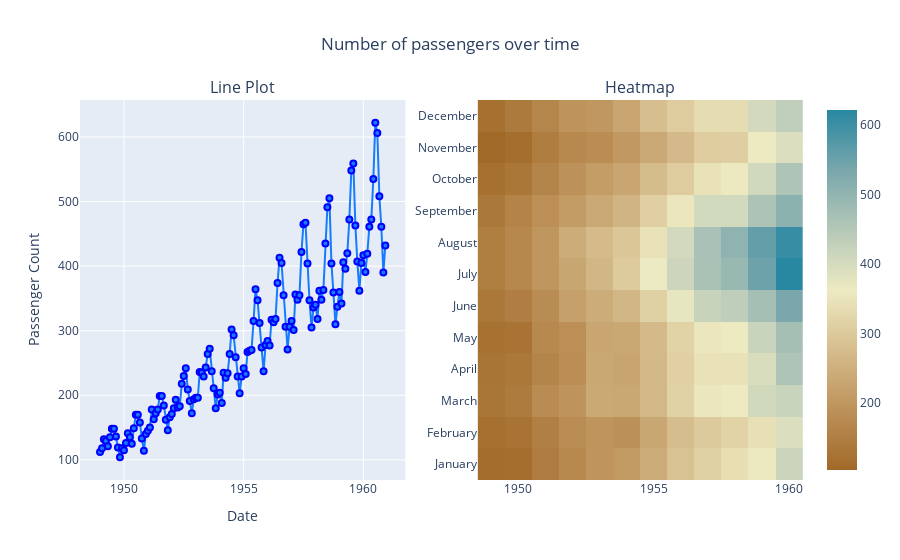

The notebook cell saved with this chart:
### Code cell
trace1 = go.Scatter(x=df['date'], 
                    y=df['passengers'], 
                    mode='lines+markers',
                    name='Airline Passengers',
                    marker=dict(color='rgb(23,123,423)', line=dict(color='blue', width=2))
                    )

trace2 = go.Heatmap(x=df['year'], 
                     y=df['month'], 
                     z=df['passengers'], 
                     colorscale='Earth')

fig = make_subplots(rows=1, cols=2, subplot_titles=['Line Plot', 'Heatmap'])
fig.append_trace(trace1, 1, 1)
fig.append_trace(trace2, 1, 2)
fig['layout'].update(title='Number of passengers over time', title_x=0.5)
fig.update_layout(
    # title='Number of passengers over time',
    # title_x=0.5,  # Position of the title (0.5 means centered)
    xaxis_title='Date',  # X-axis title
    yaxis_title='Passenger Count'  # Y-axis title
)
fig.show()

### Figure 1 — Plotly figure (JSON) as saved in the notebook; plotly's stock layout.template omitted (floating-point values rounded to 4 significant figures; data arrays with more than 128 entries replaced by an {"elided": "..."} marker saying what was removed)
{"data": [{"marker": {"color": "rgb(23,123,423)", "line": {"color": "blue", "width": 2}}, "mode": "lines+markers", "name": "Airline Passengers", "type": "scatter", "x": {"elided": "144 str values"}, "xaxis": "x", "y": {"elided": "144 int values"}, "yaxis": "y"}, {"colorscale": [[0, "rgb(161, 105, 40)"], [0.1667, "rgb(189, 146, 90)"], [0.3333, "rgb(214, 189, 141)"], [0.5, "rgb(237, 234, 194)"], [0.6667, "rgb(181, 200, 184)"], [0.8333, "rgb(121, 167, 172)"], [1, "rgb(40, 135, 161)"]], "type": "heatmap", "x": {"elided": "144 int values"}, "xaxis": "x2", "y": {"elided": "144 str values"}, "yaxis": "y2", "z": {"elided": "144 int values"}}], "layout": {"annotations": [{"font": {"size": 16}, "showarrow": false, "text": "Line Plot", "x": 0.225, "xanchor": "center", "xref": "paper", "y": 1, "yanchor": "bottom", "yref": "paper"}, {"font": {"size": 16}, "showarrow": false, "text": "Heatmap", "x": 0.775, "xanchor": "center", "xref": "paper", "y": 1, "yanchor": "bottom", "yref": "paper"}], "title": {"text": "Number of passengers over time", "x": 0.5}, "xaxis": {"anchor": "y", "domain": [0, 0.45], "title": {"text": "Date"}}, "xaxis2": {"anchor": "y2", "domain": [0.55, 1]}, "yaxis": {"anchor": "x", "domain": [0, 1], "title": {"text": "Passenger Count"}}, "yaxis2": {"anchor": "x2", "domain": [0, 1]}}}
